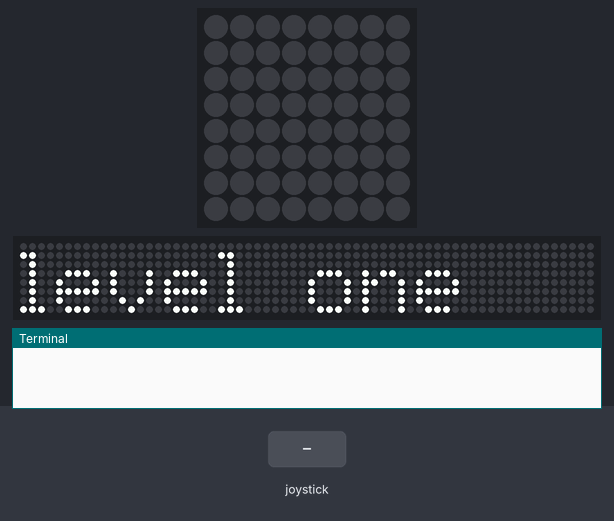
The program below on a simulated Raspberry Pi (BCM pin numbers) with a Sense HAT. On the bench: the Sense HAT's 8×8 RGB LED matrix, a strip that is not on the board, showing the scrolling text unrolled, the last lines printed to the terminal. The inputs (shaded band) are chosen by the test bench. The 64×8 strip is a reading aid, not a part: it shows the text the matrix is scrolling, unrolled, one strip-width of it at a time.

Above: at 5.81 s.
7.3 s: joystick pushed up
At 7.7 s:
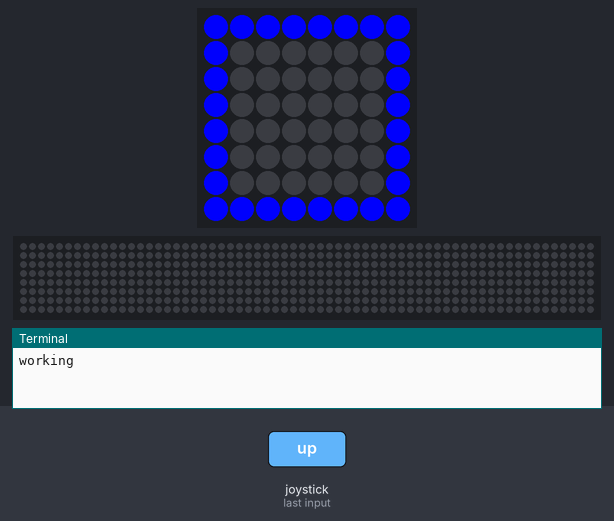
At 8.95 s:
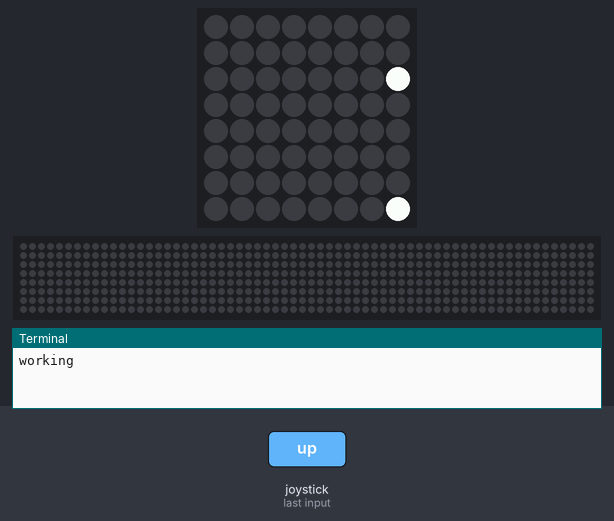
16.1 s: joystick pushed down
39.0 s: joystick pushed down
At 44.2 s:
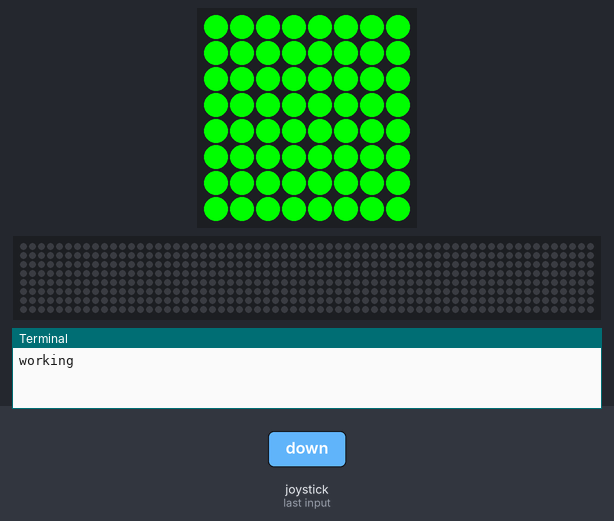

Measured:
- after the input at 7.3 s, the LEDs: change at once (image 1)
- after the input at 39.0 s, the LEDs: first differ from a run without the input after 4.8 s (image 3)
- what the display in image 1 shows lasts 1.5 s, from 7.3 s to 8.8 s
- what the display in image 3 shows lasts 0.5 s, from 43.8 s to 44.3 s

The program:

game.py
```python
#!/usr/bin/env python3

from sense_hat import SenseHat, ACTION_PRESSED, ACTION_HELD, ACTION_RELEASED
from signal import pause
from time import sleep


red = [255,0,0]
white = [255,255,255]
blue = [0,0,255]
green = [0,255,0]
yellow = [255,255,0]
s = SenseHat()
clear = [0,0,0]


s.clear(clear)
s.show_message('level one')
event = s.stick.wait_for_event()
stick_dir = 0
score = 0
def pushed_up(event):
    print('working')
    global stick_dir
    if event.action != ACTION_RELEASED:
        stick_dir = 1

def pushed_down(event):
    global stick_dir
    if event.action != ACTION_RELEASED:
        stick_dir = 2

s.stick.direction_up = pushed_up
s.stick.direction_down = pushed_down

def square(event):
    s.set_pixel(0,0,blue)
    s.set_pixel(0,1,blue)
    s.set_pixel(0,2,blue)
    s.set_pixel(0,3,blue)
    s.set_pixel(0,4,blue)
    s.set_pixel(0,5,blue)
    s.set_pixel(0,6,blue)
    s.set_pixel(0,7,blue)
    s.set_pixel(1,0,blue)
    s.set_pixel(2,0,blue)
    s.set_pixel(3,0,blue)
    s.set_pixel(4,0,blue)
    s.set_pixel(5,0,blue)
    s.set_pixel(6,0,blue)
    s.set_pixel(7,0,blue)
    s.set_pixel(7,1,blue)
    s.set_pixel(7,2,blue)
    s.set_pixel(7,3,blue)
    s.set_pixel(7,4,blue)
    s.set_pixel(7,5,blue)
    s.set_pixel(7,6,blue)
    s.set_pixel(7,7,blue)
    s.set_pixel(6,7,blue)
    s.set_pixel(5,7,blue)
    s.set_pixel(4,7,blue)
    s.set_pixel(3,7,blue)
    s.set_pixel(2,7,blue)
    s.set_pixel(1,7,blue)
    sleep(1.5)
    s.show_message('1. square')
    s.show_message('2. skware')
    sleep(1)
    if stick_dir == 1:
        global score
        s.clear(green)
        sleep(.5)
        s.show_message('Yes!, +1')
        score +=1
    else:
        s.clear(red)
        sleep(.5)
        s.show_message('wrong')
def circle(event):
    s.show_message('level 2')
    s.set_pixel(0,2,blue)
    s.set_pixel(0,3,blue)
    s.set_pixel(0,4,blue)
    s.set_pixel(0,5,blue)
    s.set_pixel(2,0,blue)
    s.set_pixel(3,0,blue)
    s.set_pixel(4,0,blue)
    s.set_pixel(5,0,blue)
    s.set_pixel(7,2,blue)
    s.set_pixel(7,3,blue)
    s.set_pixel(7,4,blue)
    s.set_pixel(7,5,blue)
    s.set_pixel(2,7,blue)
    s.set_pixel(3,7,blue)
    s.set_pixel(4,7,blue)
    s.set_pixel(5,7,blue)
    s.set_pixel(1,1,blue)
    s.set_pixel(1,2,blue)
    s.set_pixel(2,1,blue)
    s.set_pixel(5,1,blue)
    s.set_pixel(6,1,blue)
    s.set_pixel(6,2,blue)
    s.set_pixel(6,5,blue)
    s.set_pixel(6,6,blue)
    s.set_pixel(5,6,blue)
    s.set_pixel(1,5,blue)
    s.set_pixel(1,6,blue)
    s.set_pixel(2,6,blue)
    sleep(1.5)
    s.show_message('1. circule')
    s.show_message('2. circle')
    sleep(1)
    if stick_dir == 2:
        global score
        s.clear(green)
        sleep(.5)
        s.show_message('Yes!, +1')
        score +=1
    else:
        s.clear(red)
        sleep(.5)
        s.show_message('wrong')
def triangle(event):
    s.show_message('level 3')
    s.set_pixel(0,7,blue)
    s.set_pixel(0,6,blue)
    s.set_pixel(1,7,blue)
    s.set_pixel(2,7,blue)
    s.set_pixel(3,7,blue)
    s.set_pixel(4,7,blue)
    s.set_pixel(5,7,blue)
    s.set_pixel(6,7,blue)
    s.set_pixel(7,7,blue)
    s.set_pixel(1,5,blue)
    s.set_pixel(2,4,blue)
    s.set_pixel(3,3,blue)
    s.set_pixel(4,3,blue)
    s.set_pixel(5,4,blue)
    s.set_pixel(6,5,blue)
    s.set_pixel(7,6,blue)
    sleep(1.5)
    s.show_message('1. tryangle')
    s.show_message('2. triangle')
    sleep(1)
    if stick_dir == 2:
        global score
        s.clear(green)
        sleep(.5)
        s.show_message('Yes!, +1')
        score +=1
    else:
        s.clear(red)
        sleep(.5)
        s.show_message('wrong')
def rectangle(event):
    s.show_message('level 4')
    s.set_pixel(0,2,blue)
    s.set_pixel(0,3,blue)
    s.set_pixel(0,4,blue)
    s.set_pixel(0,5,blue)
    s.set_pixel(7,2,blue)
    s.set_pixel(7,3,blue)
    s.set_pixel(7,4,blue)
    s.set_pixel(7,5,blue)
    s.set_pixel(1,2,blue)
    s.set_pixel(2,2,blue)
    s.set_pixel(3,2,blue)
    s.set_pixel(4,2,blue)
    s.set_pixel(5,2,blue)
    s.set_pixel(6,2,blue)
    s.set_pixel(1,5,blue)
    s.set_pixel(2,5,blue)
    s.set_pixel(3,2,blue)
    s.set_pixel(3,5,blue)
    s.set_pixel(5,5,blue)
    s.set_pixel(6,5,blue)
    s.set_pixel(4,5,blue)
    sleep(1.5)
    s.show_message('1. rectangle')
    s.show_message('2. rectangil')
    sleep(1)
    if stick_dir == 1:
        global score
        s.clear(green)
        sleep(.5)
        s.show_message('Yes!, +1')
        score +=1
    else:
        s.clear(red)
        sleep(.5)
        s.show_message('wrong')
def ellipse(event):
    s.show_message('level 5')
    s.set_pixel(0,4,blue)
    s.set_pixel(7,4,blue)
    s.set_pixel(1,3,blue)
    s.set_pixel(1,5,blue)
    s.set_pixel(6,5,blue)
    s.set_pixel(2,2,blue)
    s.set_pixel(3,2,blue)
    s.set_pixel(4,2,blue)
    s.set_pixel(5,2,blue)
    s.set_pixel(6,3,blue)
    s.set_pixel(5,6,blue)
    s.set_pixel(4,6,blue)
    s.set_pixel(6,5,blue)
    s.set_pixel(2,6,blue)
    s.set_pixel(3,6,blue)
    sleep(1.5)
    s.show_message('1. ellipse')
    s.show_message('2. illipsee')
    sleep(1)
    if stick_dir == 1:
        global score
        s.clear(green)
        sleep(.5)
        s.show_message('Yes!, +1')
        score +=1
    else:
        s.clear(red)
        sleep(.5)
        s.show_message('wrong')


square(event)
stick_dir = 0
circle(event)
stick_dir = 0
triangle(event)
stick_dir = 0
rectangle(event)
stick_dir = 0
ellipse(event)
print('final score', score)
score = str(score)
s.show_message('final score')
s.show_message(score)
```
